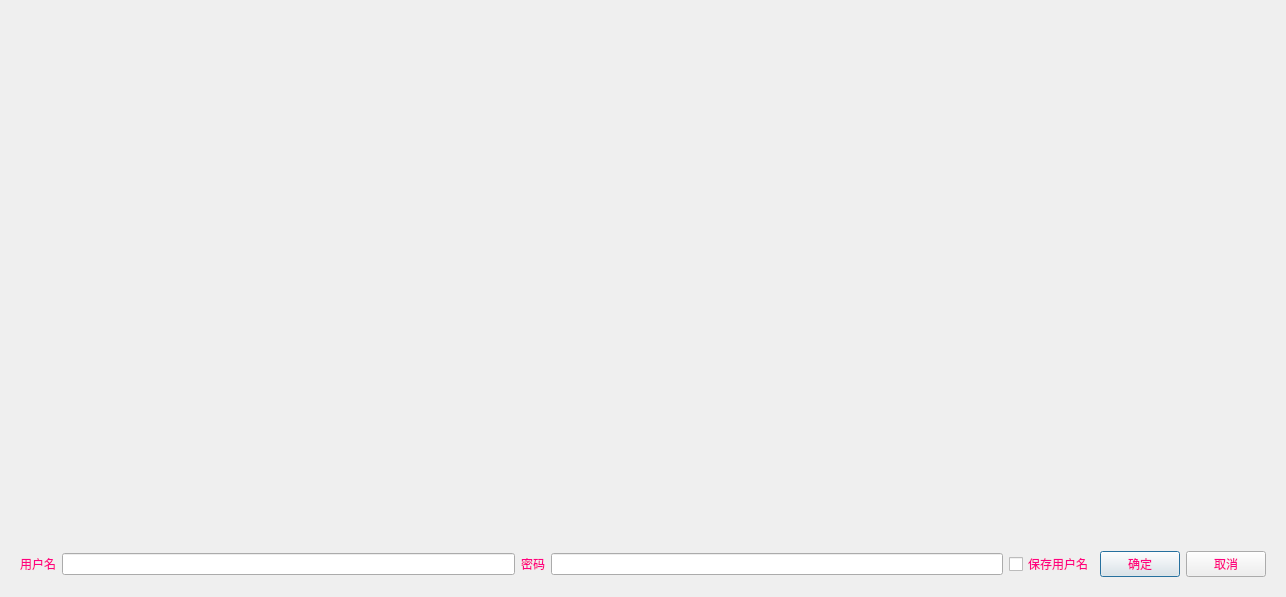
<?xml version="1.0" encoding="UTF-8"?>
<ui version="4.0">
 <class>DialogLogin</class>
 <widget class="QDialog" name="DialogLogin">
  <property name="geometry">
   <rect>
    <x>0</x>
    <y>0</y>
    <width>1286</width>
    <height>597</height>
   </rect>
  </property>
  <property name="minimumSize">
   <size>
    <width>400</width>
    <height>300</height>
   </size>
  </property>
  <property name="windowTitle">
   <string>Dialog</string>
  </property>
  <layout class="QVBoxLayout" name="verticalLayout" stretch="1,0">
   <item>
    <widget class="QLabel" name="lab_imag">
     <property name="minimumSize">
      <size>
       <width>800</width>
       <height>600</height>
      </size>
     </property>
     <property name="text">
      <string/>
     </property>
    </widget>
   </item>
   <item>
    <widget class="QWidget" name="widget" native="true">
     <layout class="QHBoxLayout" name="horizontalLayout">
      <item>
       <widget class="QLabel" name="lab_user">
        <property name="palette">
         <palette>
          <active>
           <colorrole role="WindowText">
            <brush brushstyle="SolidPattern">
             <color alpha="255">
              <red>255</red>
              <green>0</green>
              <blue>127</blue>
             </color>
            </brush>
           </colorrole>
          </active>
          <inactive>
           <colorrole role="WindowText">
            <brush brushstyle="SolidPattern">
             <color alpha="255">
              <red>255</red>
              <green>0</green>
              <blue>127</blue>
             </color>
            </brush>
           </colorrole>
          </inactive>
          <disabled/>
         </palette>
        </property>
        <property name="text">
         <string>用户名</string>
        </property>
       </widget>
      </item>
      <item>
       <widget class="QLineEdit" name="lt_user"/>
      </item>
      <item>
       <widget class="QLabel" name="lab_pwd">
        <property name="palette">
         <palette>
          <active>
           <colorrole role="WindowText">
            <brush brushstyle="SolidPattern">
             <color alpha="255">
              <red>255</red>
              <green>0</green>
              <blue>127</blue>
             </color>
            </brush>
           </colorrole>
          </active>
          <inactive>
           <colorrole role="WindowText">
            <brush brushstyle="SolidPattern">
             <color alpha="255">
              <red>255</red>
              <green>0</green>
              <blue>127</blue>
             </color>
            </brush>
           </colorrole>
          </inactive>
          <disabled/>
         </palette>
        </property>
        <property name="text">
         <string>密码</string>
        </property>
       </widget>
      </item>
      <item>
       <widget class="QLineEdit" name="lt_pwd"/>
      </item>
      <item>
       <widget class="QCheckBox" name="chk_save_user">
        <property name="palette">
         <palette>
          <active>
           <colorrole role="WindowText">
            <brush brushstyle="SolidPattern">
             <color alpha="255">
              <red>255</red>
              <green>0</green>
              <blue>127</blue>
             </color>
            </brush>
           </colorrole>
          </active>
          <inactive>
           <colorrole role="WindowText">
            <brush brushstyle="SolidPattern">
             <color alpha="255">
              <red>255</red>
              <green>0</green>
              <blue>127</blue>
             </color>
            </brush>
           </colorrole>
          </inactive>
          <disabled/>
         </palette>
        </property>
        <property name="text">
         <string>保存用户名</string>
        </property>
       </widget>
      </item>
      <item>
       <widget class="QPushButton" name="btn_ok">
        <property name="palette">
         <palette>
          <active>
           <colorrole role="WindowText">
            <brush brushstyle="SolidPattern">
             <color alpha="255">
              <red>0</red>
              <green>0</green>
              <blue>0</blue>
             </color>
            </brush>
           </colorrole>
           <colorrole role="ButtonText">
            <brush brushstyle="SolidPattern">
             <color alpha="255">
              <red>255</red>
              <green>0</green>
              <blue>127</blue>
             </color>
            </brush>
           </colorrole>
          </active>
          <inactive>
           <colorrole role="WindowText">
            <brush brushstyle="SolidPattern">
             <color alpha="255">
              <red>0</red>
              <green>0</green>
              <blue>0</blue>
             </color>
            </brush>
           </colorrole>
           <colorrole role="ButtonText">
            <brush brushstyle="SolidPattern">
             <color alpha="255">
              <red>255</red>
              <green>0</green>
              <blue>127</blue>
             </color>
            </brush>
           </colorrole>
          </inactive>
          <disabled/>
         </palette>
        </property>
        <property name="text">
         <string>确定</string>
        </property>
       </widget>
      </item>
      <item>
       <widget class="QPushButton" name="btn_cancel">
        <property name="palette">
         <palette>
          <active>
           <colorrole role="ButtonText">
            <brush brushstyle="SolidPattern">
             <color alpha="255">
              <red>255</red>
              <green>0</green>
              <blue>127</blue>
             </color>
            </brush>
           </colorrole>
          </active>
          <inactive>
           <colorrole role="ButtonText">
            <brush brushstyle="SolidPattern">
             <color alpha="255">
              <red>255</red>
              <green>0</green>
              <blue>127</blue>
             </color>
            </brush>
           </colorrole>
          </inactive>
          <disabled/>
         </palette>
        </property>
        <property name="text">
         <string>取消</string>
        </property>
       </widget>
      </item>
     </layout>
    </widget>
   </item>
  </layout>
 </widget>
 <resources/>
 <connections/>
</ui>
